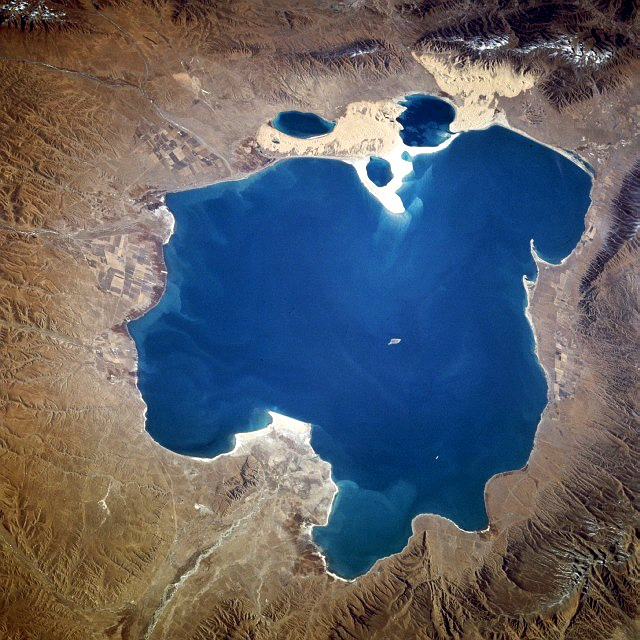
%> input picture Ex9/lake.jpg, 640 x 640 px
$ octave ex9_2.m   (GNU Octave 9; MATLAB toolbox functions it lacks are replaced by stand-ins)
%> lines starting %> are read from the running program, lines starting %| are printed output that depends on the picture; in (x1, y1, x2, y2) boxes, pixels count from 0 and x2, y2 are one past the last pixel; in counts of white or black regions, pixels touching at a corner belong together; the program's own positions count from 1
close all;
clear;
I=imread('lake.jpg');
%> I is the input picture: size 640x640x3 uint8; mean R, G, B 92.6, 95.6, 103.5
[m,n,l]=size(I);
%> m = 640; n = 640; l = 3
h=rgb2hsv(I);
%> h: size 640x640x3 double; mean H, S, V 0.313, 0.51, 0.505
% I(:,:,3);
% H2=h(:,:,2);
mask=(h(:,:,1)<0.8)+(h(:,:,2)>0.65);
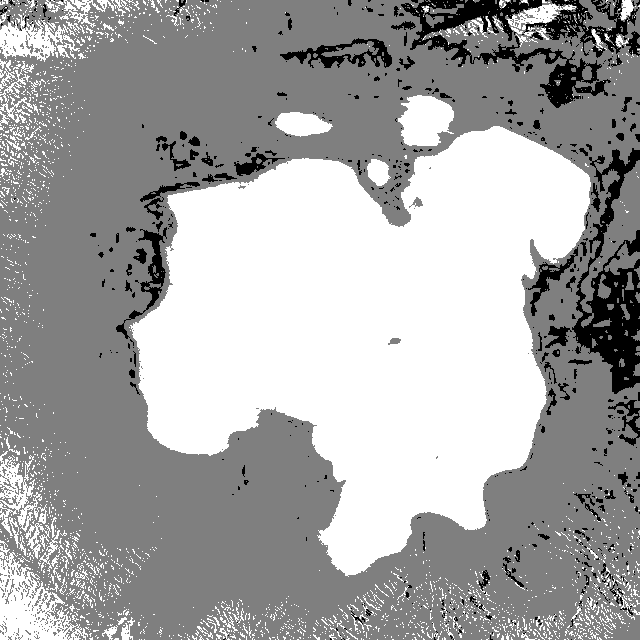
%> mask: size 640x640 double; min 0, max 2, mean 1.3; drawn with min black and max white
S=h(:,:,2).*(1-mask);
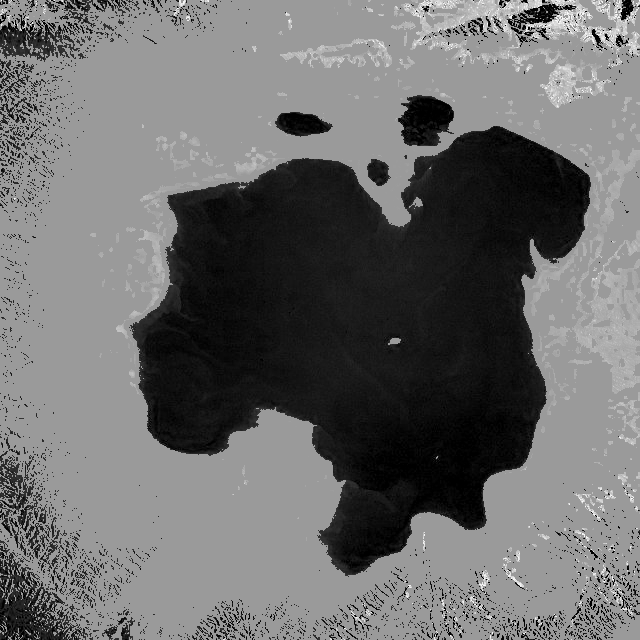
%> S: size 640x640 double; min -1, max 0.65, mean -0.299; drawn with min black and max white
h(:,:,2)=S;
%> h: size 640x640x3 double; mean H, S, V 0.313, -0.299, 0.505
% figure;
% imshow(h);
level=graythresh(h);
%> level = 0.302
BW=im2bw(I,level);
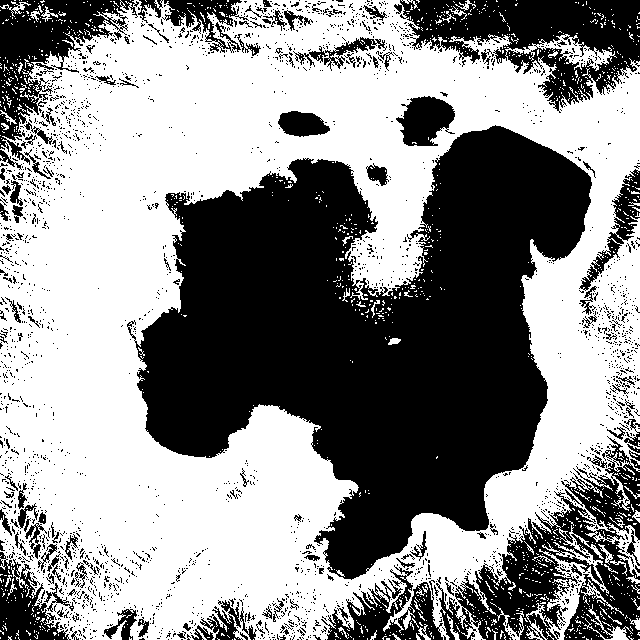
%> BW: size 640x640 logical; 55.8% white; 2423 black regions (2280 under 20 px), largest, box (x1, y1, x2, y2) and area: (127, 125, 592, 580) 114988, (436, 436, 640, 640) 15803, (394, 0, 640, 113) 13294
L=bwlabel(1-BW);
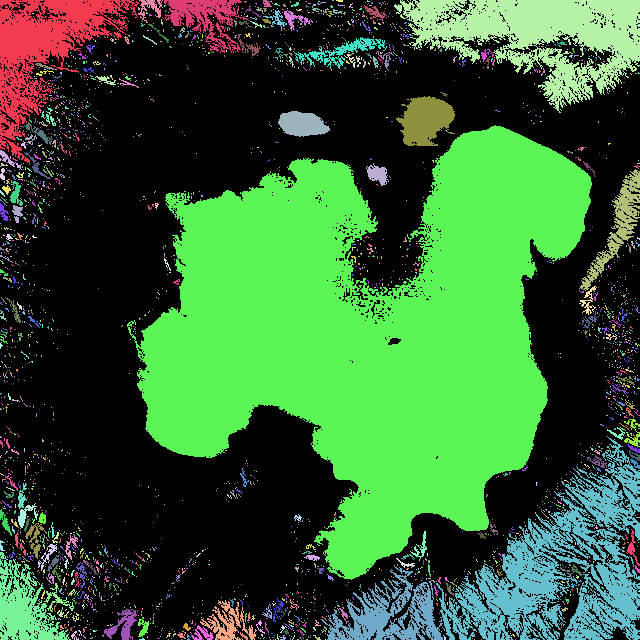
%> L: size 640x640 double; 2424 distinct labels, from 0 to 2423; one colour per label, 0 black
% figure;
% imshow(L);
figure;
subplot(1,2,1);
imshow(I);
subplot(1,2,2);
I_(:,:,1)=zeros(m,n);
%> I_: size 640x640 double; every value is 0
I_(:,:,2)=zeros(m,n);
I_(:,:,3)=zeros(m,n);
%> I_: size 640x640x3 double; every value is 0
I_(:,:,1)=double(I(:,:,1)).*L;
I_(:,:,2)=double(I(:,:,2)).*L;
I_(:,:,3)=double(I(:,:,3)).*L;
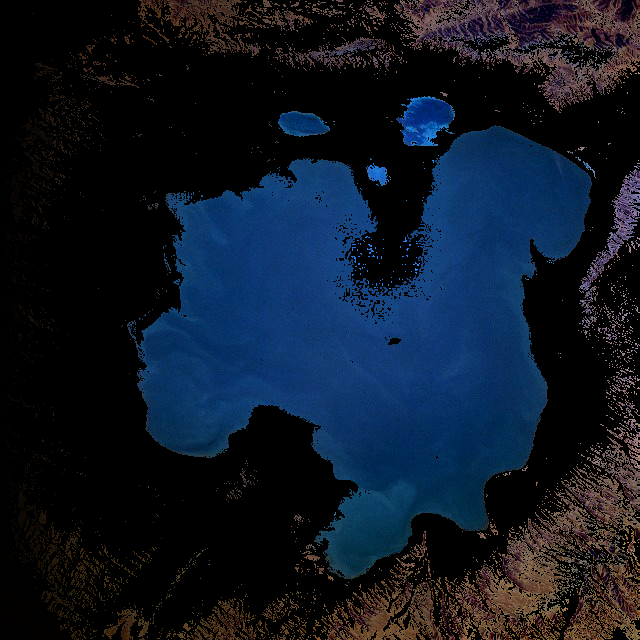
%> I_: size 640x640x3 double; mean R, G, B 16258.7, 27040.5, 42608.9; drawn with min black and max white
I_=I_(:,:,2).*mask;
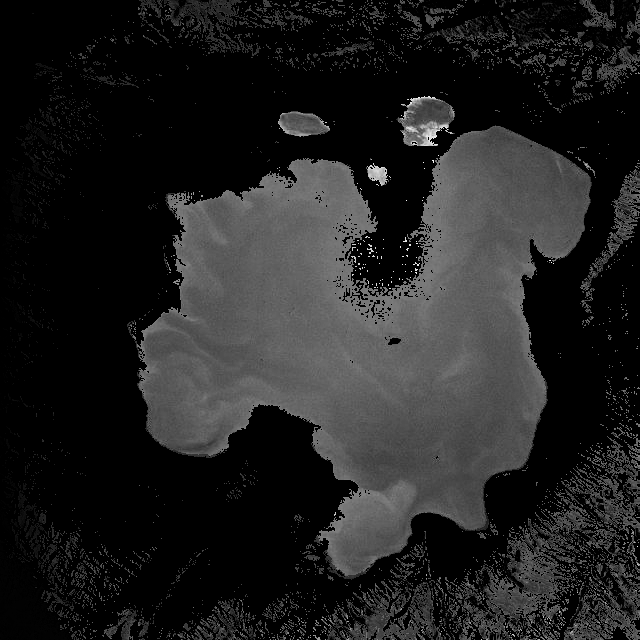
%> I_: size 640x640 double; min 0, max 334220, mean 43908; drawn with min black and max white
imshow(I_);
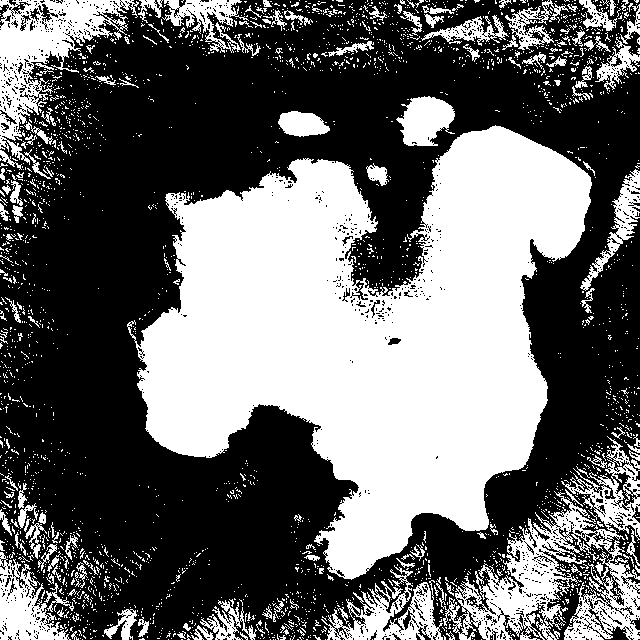
%> displayed picture: size 640x640, on the screen's scale of 0 to 255; 41.3% white; 2651 white regions (2495 under 20 px), largest, box (x1, y1, x2, y2) and area: (127, 125, 592, 580) 114988, (436, 436, 640, 640) 13488, (0, 0, 139, 165) 7499

$ run again, with Ex9/festia.jpg copied over Ex9/lake.jpg
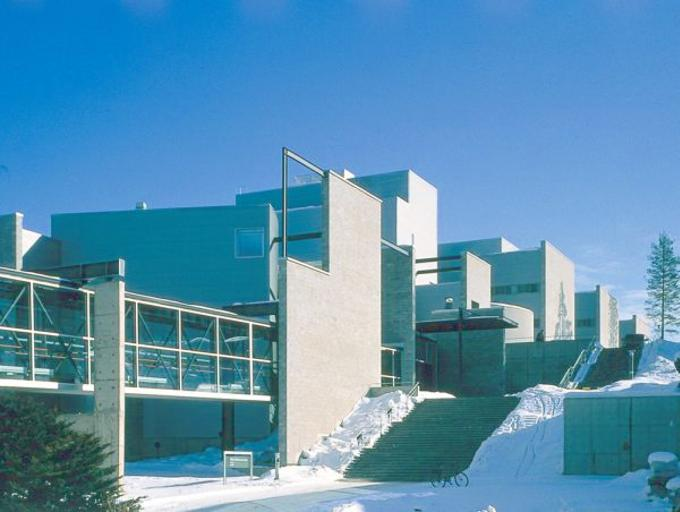
%> input picture Ex9/festia.jpg, 680 x 512 px
%> I is the input picture: size 512x680x3 uint8; mean R, G, B 88.6, 145.2, 178.2
%> level = 0.325
%> `BW=im2bw(I,level);`:
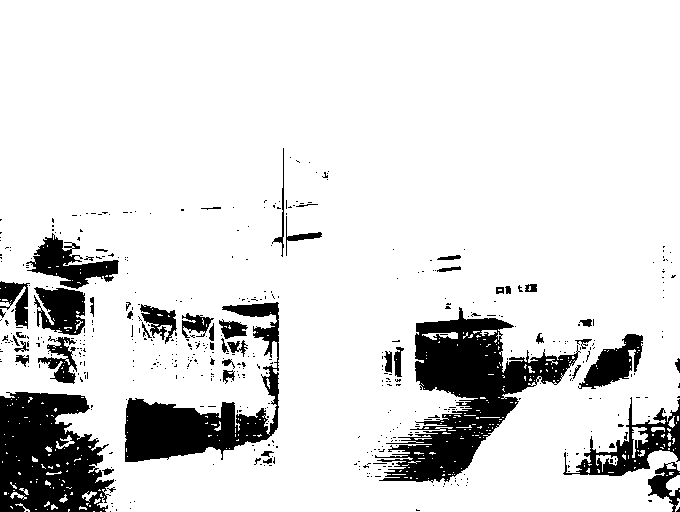
%> BW: size 512x680 logical; 86.6% white; 502 black regions (451 under 20 px), largest, box (x1, y1, x2, y2) and area: (375, 307, 581, 483) 13045, (0, 392, 114, 512) 10051, (125, 302, 279, 462) 7706
%> L: size 512x680 double; 503 distinct labels, from 0 to 502
%> `I_=I_(:,:,2).*mask;`:
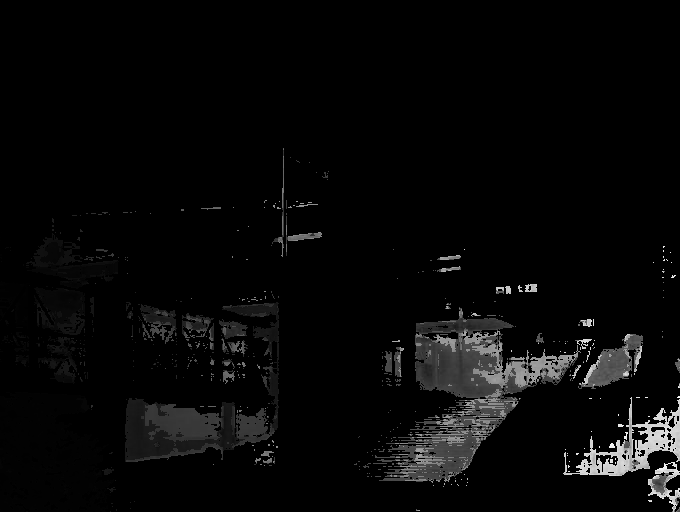
%> I_: size 512x680 double; min 0, max 106212, mean 3372.3; drawn with min black and max white
